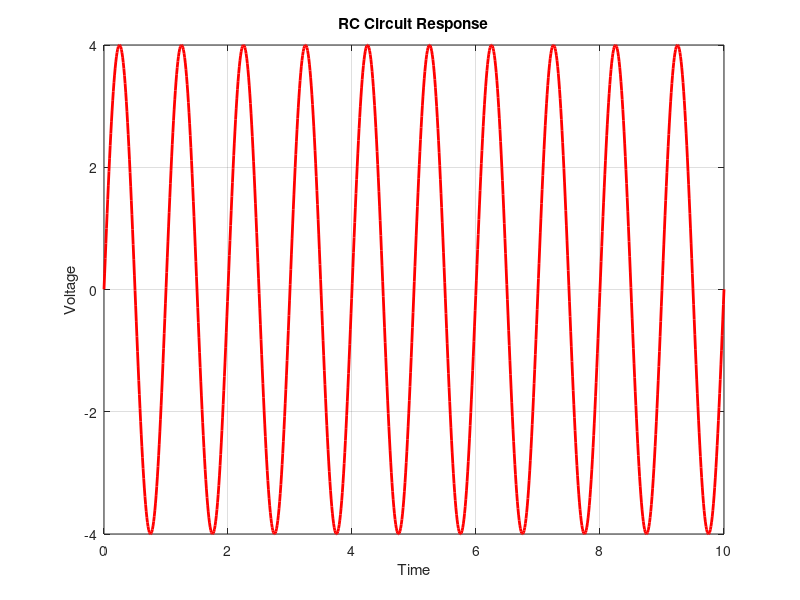

MATLAB code for this plot:
R = 5;
C = 100 * 10^(-6);
Vct = @(t) (20*sin(2*pi*t));

t = linspace(0, 10, 1000);

V = zeros(1, 1000);

for i = 1:1000
    Vd = 10*pi*cos(2*pi*t(i));

    V(i) = Vct(t(i))/R + Vd*C;
end

plot(t, V, 'r-', 'LineWidth', 2);
xlabel('Time');
ylabel('Voltage');
title('RC Circuit Response');
grid on;
%% 
%% 
